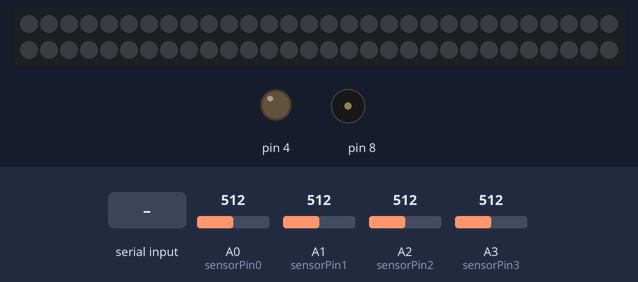
Bench run of a sketch on a simulated Arduino Uno, built with avr-gcc and run on an emulated ATmega328P. Shown: 60 RGB LEDs in strip order, left to right, continuing on the next row, output pins drawn as LEDs (lit = HIGH), buzzer (waves = sounding). The inputs (shaded band) are chosen by the test bench; at power-on: A0 (sensorPin0) = 512, A1 (sensorPin1) = 512, A2 (sensorPin2) = 512, A3 (sensorPin3) = 512. What the sketch prints to the serial monitor is not drawn.

Above: at 1.2 s.
1.3 s: "a90\n" received over Serial
At 1.49 s:
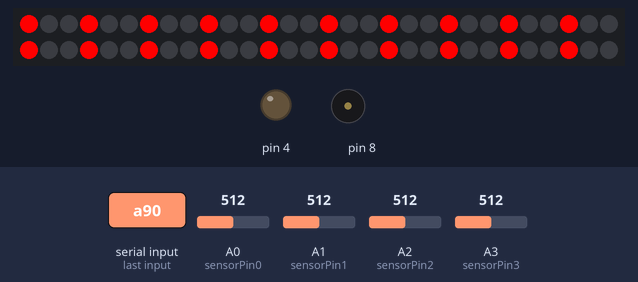
At 2.23 s:
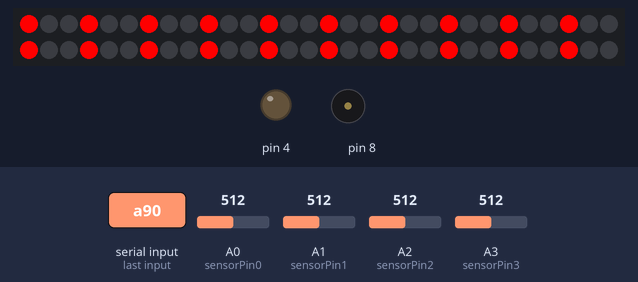
Timing chart, 0 to 9.9 s (numbered marks = the images above; inputs shaded):
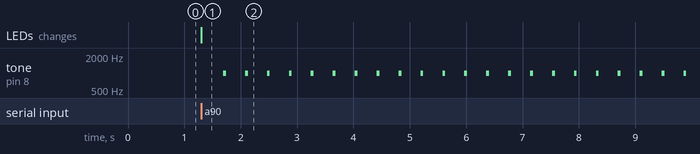

Measured:
- after the input at 1.3 s, tone on pin 8: alternates 1000 Hz for 0.05 s and silent for 0.34 s, starting after 0.39 s; the LEDs: change at once (image 1)

The sketch:

Varmetest.ino
```cpp
#include <Adafruit_NeoPixel.h>

char intBuffer[12];
String intData = "";
int delimiter = (int) '\n';

const int sensorPin0 = A0;
const int sensorPin1 = A1;
const int sensorPin2 = A2;
const int sensorPin3 = A3;
int temp0;
int temp1;
int temp2;
int temp3;
int userHeat;
unsigned int integerValue= 0;
char incomingByte;
long time;
long timeSystem;

#define PIN 6
Adafruit_NeoPixel strip = Adafruit_NeoPixel(60, PIN, NEO_GRB + NEO_KHZ800);

void setup()
{
	Serial.begin(9600);
  //Serial.print("AT+BAUD4");
  pinMode(4,OUTPUT);
  strip.begin();
  strip.show();
  timeSystem = millis();
}

void loop() {
  temp0 = getTemp(sensorPin0); //Left arm
  temp1 = getTemp(sensorPin1); //Left side
  temp2 = getTemp(sensorPin2); //Right arm
  temp3 = getTemp(sensorPin3); //Right side

  int tempFinal = (temp0 + temp1 + temp2 + temp3) / 4; //Average temp

  char input = Serial.read();

  if (input == 'a') {
  	while(Serial.read() != 'b') {
  		theaterChase(strip.Color(255, 0, 0), 10);
  		tone(8, 1000, 50);
  	}
  	strip.show();
  }

  if (input == 'c') {
  	while (Serial.available() == 0) {
  	}
      integerValue = 0;         // throw away previous integerValue
      while(1) {            // force into a loop until 'n' is received
      incomingByte = Serial.read();
        if (incomingByte == '!') break;   // exit the while(1), we're done receiving
        if (incomingByte == -1) continue;  // if no characters are in the buffer read() returns -1
        integerValue *= 10;  // shift left 1 decimal place
        // convert ASCII to integer, add, and shift left 1 decimal place
        integerValue = ((incomingByte - 48) + integerValue);
    }
  // Do something with the value
  userHeat = integerValue;
}

/*tempFinal*/
  if (tempFinal <= userHeat && userHeat != 0) { //If the average temperature is below 35C, then the heating pads will be turned on
  	digitalWrite(4, HIGH);
  } else {
  	digitalWrite(4, LOW);
  }

  time = millis();
  if ((time - timeSystem) >= 1000) {

    Serial.print("c" + String(tempFinal) + "!");
    timeSystem = millis();
  }
}

  int getTemp(int pin) {
  //getting the voltage reading from the temperature sensor
  int reading = analogRead(pin);

  // converting that reading to voltage, for 3.3v arduino use 3.3
  float voltage = (reading/1024.0) * 5.0;

  // now print out the temperature
  float temperatureC = (voltage - .5) * 100 ;  //converting from 10 mv per degree wit 500 mV offset
  //to degrees ((voltage - 500mV) times 100)

  return temperatureC;
}

//Theatre-style crawling lights.
void theaterChase(uint32_t c, uint8_t wait) {
  for (int j=0; j<10; j++) {  //do 10 cycles of chasing
  	for (int q=0; q < 3; q++) {
  		for (int i=0; i < strip.numPixels(); i=i+3) {
        strip.setPixelColor(i+q, c);    //turn every third pixel on
    }
    strip.show();

    delay(wait);

    for (int i=0; i < strip.numPixels(); i=i+3) {
        strip.setPixelColor(i+q, 0);        //turn every third pixel off
    }
}
}
}
```
